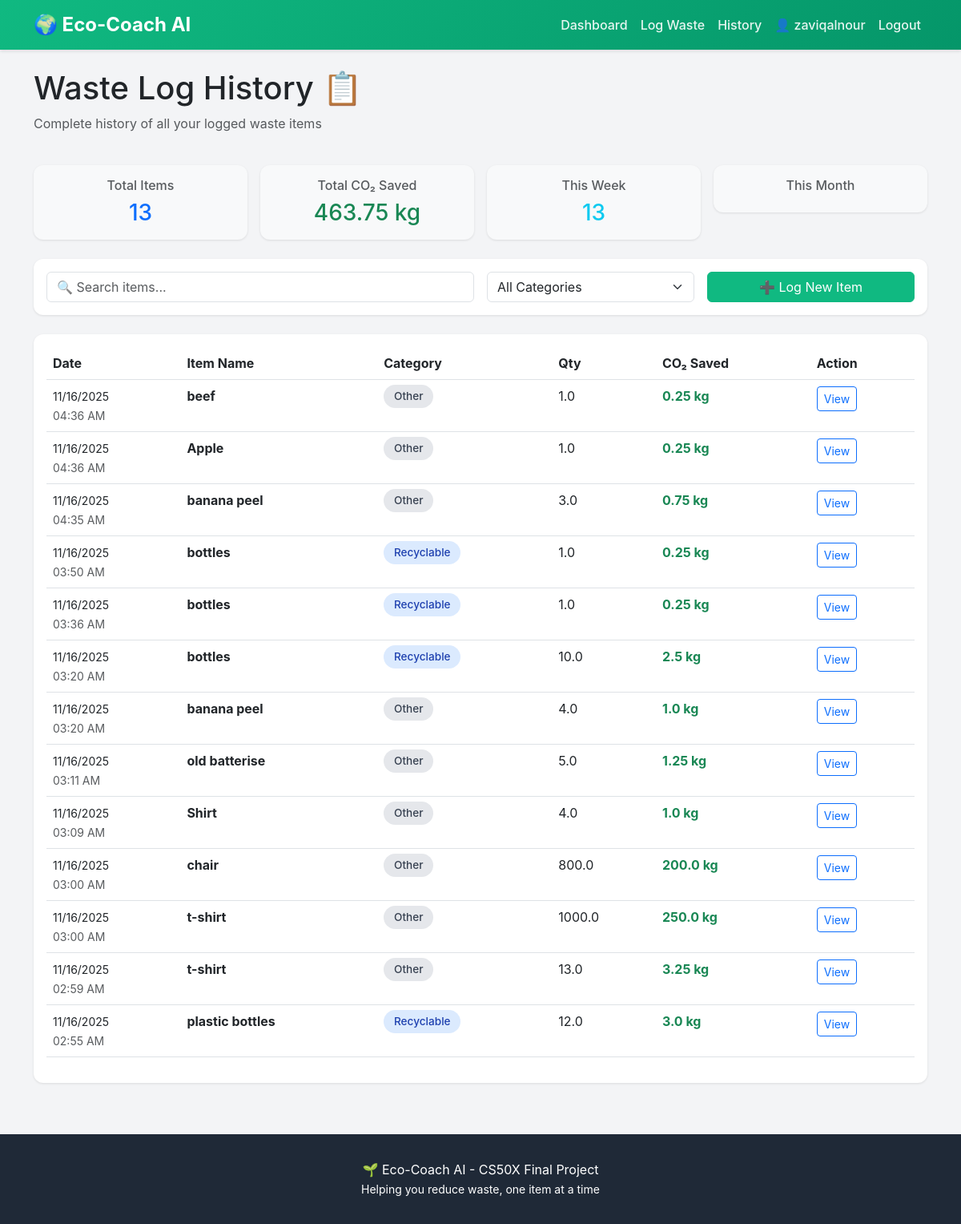
Screenshot of /history (signed in) with the database file from the repository.
### app.py (models this page shows, shortened)
class WasteLog(db.Model):
    __tablename__ = 'waste_logs'
    id = db.Column(db.Integer, primary_key=True)
    user_id = db.Column(db.Integer, db.ForeignKey('users.id'), nullable=False)
    item_name = db.Column(db.String(200), nullable=False)
    category = db.Column(db.String(50))
    quantity = db.Column(db.Float, default=1.0)
    disposal_instruction = db.Column(db.Text)
    tip = db.Column(db.Text)
    co2_saved = db.Column(db.Float, default=0.0)
    timestamp = db.Column(db.DateTime, default=datetime.utcnow)

### app.py (the view)
@app.route('/history')
@login_required
def history():
    user_id = session['user_id']
    logs = WasteLog.query.filter_by(user_id=user_id).order_by(WasteLog.timestamp.desc()).all()
    one_week_ago = datetime.utcnow() - timedelta(days=7)
    recent_logs_count = len([log for log in logs if log.timestamp > one_week_ago])
    return render_template('history.html', logs=logs, recent_logs_count=recent_logs_count)

### app.py (called while the page is built)
def login_required(f):
    @wraps(f)
    def decorated(*args, **kwargs):
        if 'user_id' not in session:
            flash('Please log in to access this page.', 'warning')
            return redirect(url_for('login'))
        return f(*args, **kwargs)
    return decorated

### templates/history.html (shortened to what this page needs)
{% extends "base.html" %}
{% block content %}
<div class="container mt-4 mb-5">
    <div class="row mb-4">
        <div class="col-12">
            <h1>Waste Log History 📋</h1>
            <p class="text-muted">Complete history of all your logged waste items</p>
        </div>
    </div>
    <div class="row g-3 mb-4">
        {% set total_co2 = logs|sum(attribute='co2_saved')|round(2) %}
        <div class="col-md-3">
            <div class="card bg-light border-0 text-center p-3">
                <h6 class="text-muted mb-2">Total Items</h6>
                <h3 class="text-primary mb-0">{{ logs|length }}</h3>
            </div>
        </div>
        <div class="col-md-3">
            <div class="card bg-light border-0 text-center p-3">
                <h6 class="text-muted mb-2">Total CO₂ Saved</h6>
                <h3 class="text-success mb-0">{{ total_co2 }} kg</h3>
            </div>
        </div>
        <div class="col-md-3">
            <div class="card bg-light border-0 text-center p-3">
                <h6 class="text-muted mb-2">This Week</h6>
                <h3 class="text-info mb-0">{{ recent_logs_count }}</h3>
            </div>
        </div>
        <div class="col-md-3">
            <div class="card bg-light border-0 text-center p-3">
                <h6 class="text-muted mb-2">This Month</h6>
            </div>
        </div>
    </div>
    <div class="row mb-4">
        <div class="col-12">
            <div class="card">
                <div class="card-body">
                    <div class="row g-3">
                        <div class="col-md-6">
                            <input type="text" class="form-control" id="searchInput" placeholder="🔍 Search items...">
                        </div>
                        <div class="col-md-3">
                            <select class="form-select" id="categoryFilter">
                                <option value="">All Categories</option>
                            </select>
                        </div>
                        <div class="col-md-3">
                            <a href="{{ url_for('log_waste') }}" class="btn btn-primary w-100">➕ Log New Item</a>
                        </div>
                    </div>
                </div>
            </div>
        </div>
    </div>
    <div class="row">
        <div class="col-12">
            <div class="card">
                <div class="card-body">
                    {% if logs %}
                        <div class="table-responsive">
                            <table class="table table-hover" id="historyTable">
                                <thead>
                                    <tr>
                                        <th>Date</th>
                                        <th>Item Name</th>
                                        <th>Category</th>
                                        <th>Qty</th>
                                        <th>CO₂ Saved</th>
                                        <th>Action</th>
                                    </tr>
                                </thead>
                                <tbody>
                                    {% for log in logs %}
                                    <tr class="log-row" data-item="{{ log.item_name|lower }}" data-category="{{ log.category }}">
                                        <td>
                                            <small>{{ log.timestamp.strftime('%m/%d/%Y') }}</small><br>
                                            <small class="text-muted">{{ log.timestamp.strftime('%I:%M %p') }}</small>
                                        </td>
                                        <td><strong>{{ log.item_name }}</strong></td>
                                        <td><span class="badge-category badge-{{ log.category }}">{{ log.category|title }}</span></td>
                                        <td>{{ log.quantity }}</td>
                                        <td><span class="text-success fw-bold">{{ log.co2_saved }} kg</span></td>
                                        <td>
                                            <a href="{{ url_for('view_log', log_id=log.id) }}" class="btn btn-sm btn-outline-primary">View</a>
                                        </td>
                                    </tr>
                                    {% endfor %}
                                </tbody>
                            </table>
                        </div>
                    {% endif %}
                </div>
            </div>
        </div>
    </div>
</div>
{% endblock %}

### templates/base.html (shortened to what this page needs)
<!DOCTYPE html>
<html lang="en">
<head>
    <link href="https://cdn.jsdelivr.net/npm/bootstrap@5.3.0/dist/css/bootstrap.min.css" rel="stylesheet">
</head>
<body>
    <nav class="navbar navbar-expand-lg navbar-dark">
        <div class="container">
            <a class="navbar-brand" href="/">
                🌍 Eco-Coach AI
            </a>
            <div class="collapse navbar-collapse" id="navbarNav">
                <ul class="navbar-nav ms-auto">
                    {% if session.user_id %}
                        <li class="nav-item">
                            <a class="nav-link" href="{{ url_for('dashboard') }}">Dashboard</a>
                        </li>
                        <li class="nav-item">
                            <a class="nav-link" href="{{ url_for('log_waste') }}">Log Waste</a>
                        </li>
                        <li class="nav-item">
                            <a class="nav-link" href="{{ url_for('history') }}">History</a>
                        </li>
                        <li class="nav-item">
                            <span class="nav-link">👤 {{ session.username }}</span>
                        </li>
                        <li class="nav-item">
                            <a class="nav-link" href="{{ url_for('logout') }}">Logout</a>
                        </li>
                    {% endif %}
                </ul>
            </div>
        </div>
    </nav>
    <main>
        {% block content %}{% endblock %}
    </main>
    <footer>
        <div class="container">
            <p class="mb-0">
                🌱 Eco-Coach AI - CS50X Final Project<br>
                <small>Helping you reduce waste, one item at a time</small>
            </p>
        </div>
    </footer>
</body>
</html>

### templates/base.html (style rules this page uses)
:root { --primary-green: #10b981; --dark-green: #059669; --light-green: #d1fae5; --bg-gray: #f3f4f6; }
body { font-family: -apple-system, BlinkMacSystemFont, 'Segoe UI', Roboto, Oxygen, Ubuntu, Cantarell, sans-serif; background-color: var(--bg-gray); }
.navbar { background: linear-gradient(135deg, var(--primary-green) 0%, var(--dark-green) 100%); box-shadow: 0 2px 4px rgba(0,0,0,0.1); }
.navbar-brand { font-weight: 700; font-size: 1.5rem; color: white !important; }
.nav-link { color: rgba(255,255,255,0.9) !important; font-weight: 500; transition: color 0.3s; }
.btn-primary { background-color: var(--primary-green); border-color: var(--primary-green); }
.card { border: none; border-radius: 12px; box-shadow: 0 1px 3px rgba(0,0,0,0.1); transition: transform 0.2s, box-shadow 0.2s; }
.badge-category { padding: 0.4rem 0.8rem; border-radius: 20px; font-weight: 500; font-size: 0.85rem; }
.badge-recyclable { background-color: #dbeafe; color: #1e40af; }
.badge-other { background-color: #e5e7eb; color: #374151; }
footer { margin-top: 4rem; padding: 2rem 0; background-color: #1f2937; color: white; text-align: center; }

### rows the page displays
WasteLog: timestamp "11/16/2025", timestamp "04:36 AM", item_name "beef", category "Other", quantity "1.0", co2_saved "0.25"
WasteLog: timestamp "11/16/2025", timestamp "04:36 AM", item_name "Apple", category "Other", quantity "1.0", co2_saved "0.25"
WasteLog: timestamp "11/16/2025", timestamp "04:35 AM", item_name "banana peel", category "Other", quantity "3.0", co2_saved "0.75"
WasteLog: timestamp "11/16/2025", timestamp "03:50 AM", item_name "bottles", category "Recyclable", quantity "1.0", co2_saved "0.25"
WasteLog: timestamp "11/16/2025", timestamp "03:36 AM", item_name "bottles", category "Recyclable", quantity "1.0", co2_saved "0.25"
WasteLog: timestamp "11/16/2025", timestamp "03:20 AM", item_name "bottles", category "Recyclable", quantity "10.0", co2_saved "2.5"
WasteLog: timestamp "11/16/2025", timestamp "03:20 AM", item_name "banana peel", category "Other", quantity "4.0", co2_saved "1.0"
WasteLog: timestamp "11/16/2025", timestamp "03:11 AM", item_name "old batterise", category "Other", quantity "5.0", co2_saved "1.25"
WasteLog: timestamp "11/16/2025", timestamp "03:09 AM", item_name "Shirt", category "Other", quantity "4.0", co2_saved "1.0"
WasteLog: timestamp "11/16/2025", timestamp "03:00 AM", item_name "chair", category "Other", quantity "800.0", co2_saved "200.0"
WasteLog: timestamp "11/16/2025", timestamp "03:00 AM", item_name "t-shirt", category "Other", quantity "1000.0", co2_saved "250.0"
WasteLog: timestamp "11/16/2025", timestamp "02:59 AM", item_name "t-shirt", category "Other", quantity "13.0", co2_saved "3.25"
WasteLog: timestamp "11/16/2025", timestamp "02:55 AM", item_name "plastic bottles", category "Recyclable", quantity "12.0", co2_saved "3.0"

### other values shown
{{ session.username }} "zaviqalnour"
{{ logs|length }} "13"
{{ total_co2 }} "463.75"
{{ recent_logs_count }} "13"
